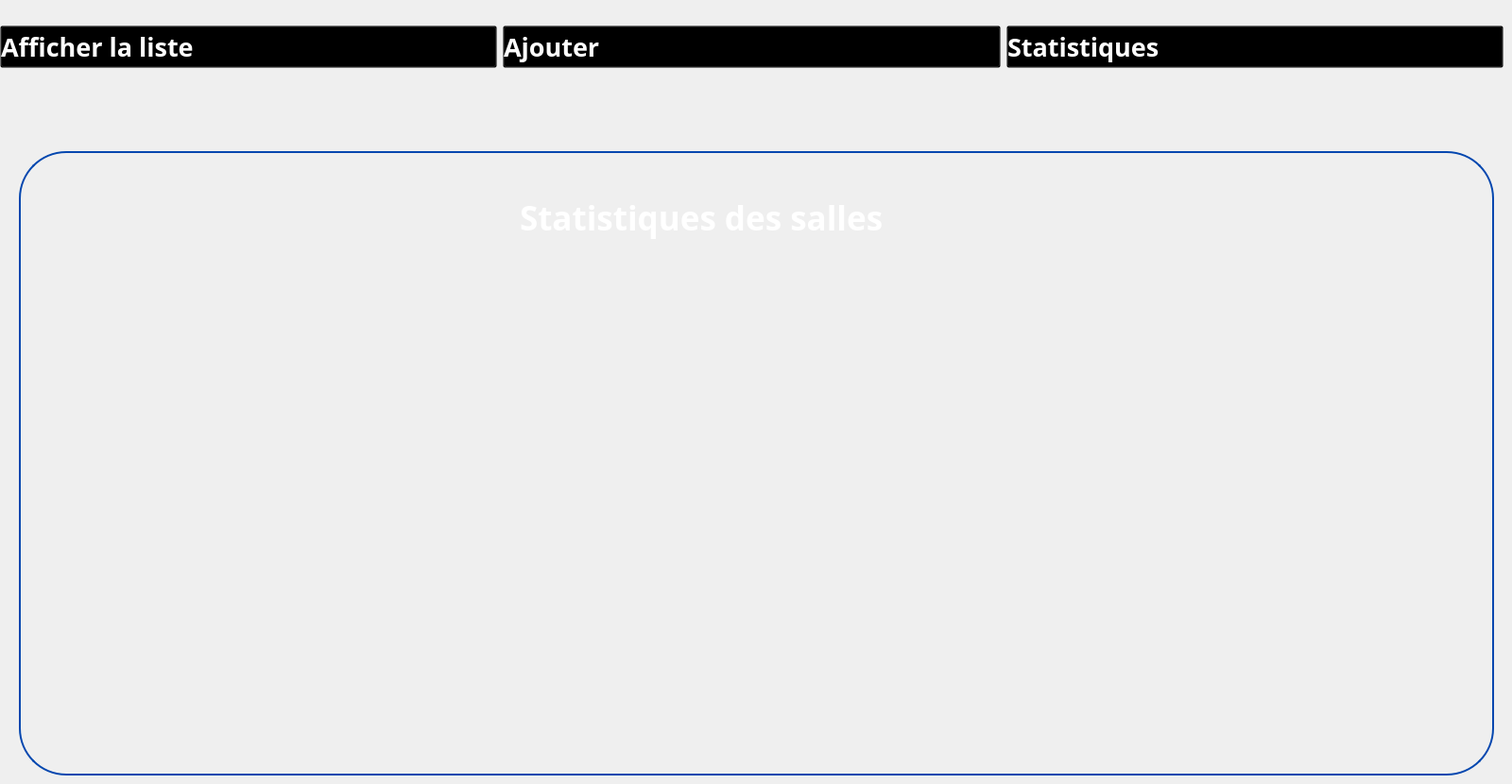
   <widget class="QWidget" name="statsalle">
    <widget class="QGroupBox" name="groupBox_45">
     <property name="geometry">
      <rect>
       <x>20</x>
       <y>160</y>
       <width>1561</width>
       <height>661</height>
      </rect>
     </property>
     <property name="styleSheet">
      <string notr="true">QGroupBox {
	border-radius:50px;
    border: 2px solid #0447AF; /* Red border */
}
</string>
     </property>
     <property name="title">
      <string/>
     </property>
     <widget class="QLabel" name="label_151">
      <property name="geometry">
       <rect>
        <x>190</x>
        <y>30</y>
        <width>51</width>
        <height>51</height>
       </rect>
      </property>
      <property name="text">
       <string/>
      </property>
      <property name="pixmap">
       <pixmap>../../Downloads/wetransfer_gestion-de-formations_2024-02-16_1550/icons/client.png</pixmap>
      </property>
      <property name="scaledContents">
       <bool>true</bool>
      </property>
     </widget>
     <widget class="QLabel" name="label_152">
      <property name="geometry">
       <rect>
        <x>530</x>
        <y>40</y>
        <width>671</width>
        <height>61</height>
       </rect>
      </property>
      <property name="font">
       <font>
        <family>Plus Jakarta Sans</family>
        <pointsize>26</pointsize>
        <weight>75</weight>
        <bold>true</bold>
       </font>
      </property>
      <property name="styleSheet">
       <string notr="true">color:white;
    background: transparent;
</string>
      </property>
      <property name="text">
       <string>Statistiques des salles</string>
      </property>
     </widget>
     <widget class="QLabel" name="label_153">
      <property name="geometry">
       <rect>
        <x>70</x>
        <y>20</y>
        <width>81</width>
        <height>81</height>
       </rect>
      </property>
      <property name="text">
       <string/>
      </property>
      <property name="pixmap">
       <pixmap>:/Desktop/imageprojetcpp/gestion-de-projet.png</pixmap>
      </property>
      <property name="scaledContents">
       <bool>true</bool>
      </property>
     </widget>
    </widget>
    <widget class="QWidget" name="horizontalLayoutWidget_16">
     <property name="geometry">
      <rect>
       <x>0</x>
       <y>10</y>
       <width>1591</width>
       <height>80</height>
      </rect>
     </property>
     <layout class="QHBoxLayout" name="horizontalLayout_19">
      <item>
       <widget class="QPushButton" name="pushButton_126">
        <property name="font">
         <font>
          <family>Gill Sans MT</family>
          <pointsize>20</pointsize>
          <weight>75</weight>
          <bold>true</bold>
         </font>
        </property>
        <property name="styleSheet">
         <string notr="true">QPushButton:hover {
    color: blue;
    background: transparent;
}

QPushButton {
    text-align: left;
    background: transparent;
    color: rgb(255,255,255);
}
</string>
        </property>
        <property name="text">
         <string>Afficher la liste</string>
        </property>
        <property name="icon">
         <iconset>
          <normaloff>../../Downloads/wetransfer_icons_2024-02-06_1419/icons/liste-de-controle.png</normaloff>../../Downloads/wetransfer_icons_2024-02-06_1419/icons/liste-de-controle.png</iconset>
        </property>
        <property name="iconSize">
         <size>
          <width>50</width>
          <height>46</height>
         </size>
        </property>
       </widget>
      </item>
      <item>
       <widget class="QPushButton" name="pushButton_127">
        <property name="font">
         <font>
          <family>Gill Sans MT</family>
          <pointsize>20</pointsize>
          <weight>75</weight>
          <bold>true</bold>
         </font>
        </property>
        <property name="styleSheet">
         <string notr="true">QPushButton:hover {
    color: blue;
    background: transparent;
}

QPushButton {
    text-align: left;
    background: transparent;
    color: rgb(255,255,255);
}
</string>
        </property>
        <property name="text">
         <string>Ajouter </string>
        </property>
        <property name="icon">
         <iconset>
          <normaloff>../../Downloads/wetransfer_icons_2024-02-06_1419/icons/image (3).png</normaloff>../../Downloads/wetransfer_icons_2024-02-06_1419/icons/image (3).png</iconset>
        </property>
        <property name="iconSize">
         <size>
          <width>50</width>
          <height>46</height>
         </size>
        </property>
       </widget>
      </item>
      <item>
       <widget class="QPushButton" name="pushButton_128">
        <property name="font">
         <font>
          <family>Gill Sans MT</family>
          <pointsize>20</pointsize>
          <weight>75</weight>
          <bold>true</bold>
         </font>
        </property>
        <property name="styleSheet">
         <string notr="true">QPushButton:hover {
    color: blue;
    background: transparent;
}

QPushButton {
    text-align: left;
    background: transparent;
    color: rgb(255,255,255);
}

</string>
        </property>
        <property name="text">
         <string>Statistiques</string>
        </property>
        <property name="icon">
         <iconset>
          <normaloff>../../Downloads/wetransfer_icons_2024-02-06_1419/icons/image (2).png</normaloff>../../Downloads/wetransfer_icons_2024-02-06_1419/icons/image (2).png</iconset>
        </property>
        <property name="iconSize">
         <size>
          <width>50</width>
          <height>46</height>
         </size>
        </property>
       </widget>
      </item>
     </layout>
    </widget>
   </widget>
